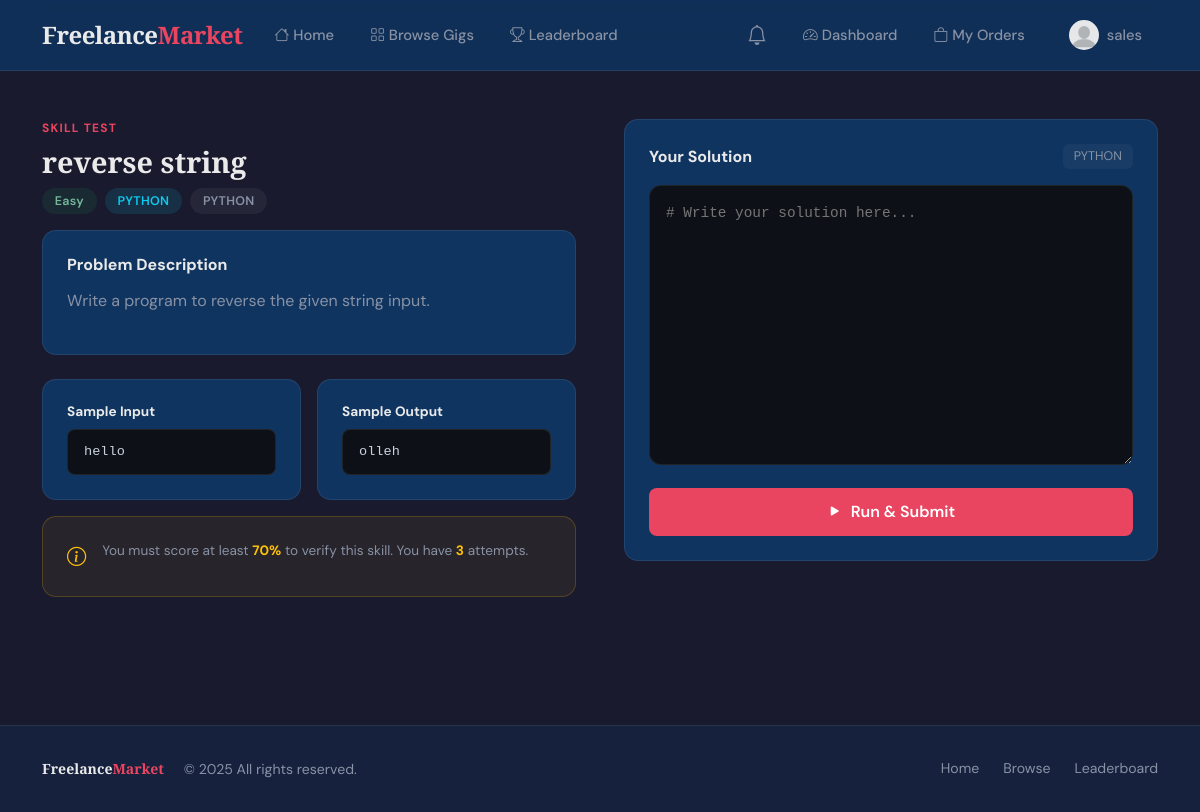
The app's page /accounts/coding-test/1/ (signed in) with its own data.
### accounts/models.py (models this page shows, shortened)
class User(AbstractUser):
    class Roles(models.TextChoices):
        BUYER = "buyer", "Buyer"
        SELLER = "seller", "Seller"
    role = models.CharField(
        max_length=10,
        choices=Roles.choices,
        default=Roles.BUYER,
        db_index=True
    )
    bio = models.TextField(null=True)  # null not needed for TextField
    profile_pic = models.ImageField(
        upload_to='profiles/',
        blank=True,
        null=True
    )
    created_at = models.DateTimeField(auto_now_add=True)
    updated_at = models.DateTimeField(auto_now=True)

class CodingProblem(models.Model):
    skill = models.ForeignKey(Skill, on_delete=models.CASCADE)
    problem_type = models.CharField(max_length=20,choices=[("backend", "Backend"),("frontend", "Frontend"),],default="backend")
    title = models.CharField(max_length=200)
    description = models.TextField()
    sample_input = models.TextField()
    sample_output = models.TextField()
    min_score = models.IntegerField(default=70)
    max_attempts = models.IntegerField(default=3)
    difficulty = models.CharField(max_length=10,choices=[("easy", "Easy"),("medium", "Medium"),("hard", "Hard"),],default="easy")
    language = models.CharField(max_length=20,choices=[("python", "Python"),("javascript", "JavaScript"),("cpp", "C++"),("java", "Java"),("html", "HTML"),("css", "CSS"),],default="python")

class Skill(models.Model):
    name = models.CharField(max_length=100, unique=True)

### accounts/views.py (the view, shortened to what this page needs)
# urls.py: path("coding-test/<int:problem_id>/", submit_code, name="coding_test"),
def submit_code(request, problem_id):
    problem = get_object_or_404(CodingProblem, id=problem_id)
    skill_name = problem.skill.name.lower()
    attempts = Submission.objects.filter(
        user=request.user,
        problem=problem
    ).count()
    if attempts >= problem.max_attempts:
        return render(request, "accounts/attempt_limit.html")
    return render(request, "problem_detail.html", {"problem": problem})

### templates/problem_detail.html (shortened to what this page needs)
{% extends 'base.html' %}
{% block content %}
<div class="container py-5">
    <div class="row g-5">
        <div class="col-lg-6">
            <div class="mb-3">
                <div class="section-label">Skill Test</div>
                <h1 style="font-family:var(--font-display);font-size:1.8rem;font-weight:900;">{{ problem.title }}</h1>
                <div class="d-flex gap-2 flex-wrap mt-2">
                    <span class="status-badge" style="{% if problem.difficulty == 'easy' %}background:rgba(25,135,84,0.15);color:#75b798;{% elif problem.difficulty == 'medium' %}background:rgba(255,193,7,0.15);color:#ffc107;{% else %}background:rgba(220,53,69,0.15);color:#ea868f;{% endif %}">{{ problem.difficulty|title }}</span>
                    <span class="status-badge" style="background:rgba(13,202,240,0.12);color:#0dcaf0;">{{ problem.language|upper }}</span>
                    <span class="status-badge" style="background:rgba(255,255,255,0.05);color:var(--text-muted);">{{ problem.skill.name }}</span>
                </div>
            </div>
            <div class="fm-card mb-4">
                <h6 style="font-weight:700;margin-bottom:0.8rem;">Problem Description</h6>
                <p style="color:var(--text-muted);line-height:1.7;white-space:pre-line;">{{ problem.description }}</p>
            </div>
            <div class="row g-3">
                <div class="col-6">
                    <div class="fm-card">
                        <h6 style="font-weight:700;font-size:0.85rem;margin-bottom:0.5rem;">Sample Input</h6>
                        <div class="sample-box">{{ problem.sample_input }}</div>
                    </div>
                </div>
                <div class="col-6">
                    <div class="fm-card">
                        <h6 style="font-weight:700;font-size:0.85rem;margin-bottom:0.5rem;">Sample Output</h6>
                        <div class="sample-box">{{ problem.sample_output }}</div>
                    </div>
                </div>
            </div>
            <div class="fm-card mt-3" style="background:rgba(255,193,7,0.06);border-color:rgba(255,193,7,0.2);">
                <div class="d-flex gap-3">
                    <i class="bi bi-info-circle" style="color:#ffc107;font-size:1.2rem;flex-shrink:0;margin-top:2px;"></i>
                    <div style="font-size:0.85rem;color:var(--text-muted);">
                        You must score at least <strong style="color:#ffc107;">{{ problem.min_score }}%</strong> to verify this skill.
                        You have <strong style="color:#ffc107;">{{ problem.max_attempts }}</strong> attempts.
                    </div>
                </div>
            </div>
        </div>
        <div class="col-lg-6">
            <div class="fm-card">
                <div class="d-flex align-items-center justify-content-between mb-3">
                    <h6 style="font-weight:700;margin:0;">Your Solution</h6>
                    <span style="font-size:0.78rem;color:var(--text-muted);background:rgba(255,255,255,0.04);padding:0.2rem 0.7rem;border-radius:6px;">{{ problem.language|upper }}</span>
                </div>
                <form method="post">
                    <textarea name="code" class="code-editor mb-3" placeholder="# Write your solution here...
"></textarea>
                    <button type="submit" class="btn btn-accent w-100" style="padding:0.75rem;font-size:1rem;">
                        <i class="bi bi-play-fill me-2"></i>Run & Submit
                    </button>
                </form>
            </div>
        </div>
    </div>
</div>
{% endblock %}

### templates/base.html (shortened to what this page needs)
<!DOCTYPE html>
<html lang="en">
<head>
    <link href="https://cdn.jsdelivr.net/npm/bootstrap@5.3.3/dist/css/bootstrap.min.css" rel="stylesheet">
    <link href="https://cdn.jsdelivr.net/npm/bootstrap-icons@1.11.3/font/bootstrap-icons.min.css" rel="stylesheet">
</head>
<body>
<nav class="navbar navbar-expand-lg">
    <div class="container">
        <a class="navbar-brand" href="{% url 'home' %}">Freelance<span>Market</span></a>
        <div class="collapse navbar-collapse" id="navMain">
            <ul class="navbar-nav me-auto gap-1">
                <li class="nav-item"><a class="nav-link" href="{% url 'home' %}"><i class="bi bi-house me-1"></i>Home</a></li>
                <li class="nav-item"><a class="nav-link" href="{% url 'gig_list' %}"><i class="bi bi-grid me-1"></i>Browse Gigs</a></li>
                {% if user.is_authenticated %}
                <li class="nav-item"><a class="nav-link" href="{% url 'leaderboard' %}"><i class="bi bi-trophy me-1"></i>Leaderboard</a></li>
                {% endif %}
            </ul>
            <ul class="navbar-nav gap-1 align-items-center">
                {% if user.is_authenticated %}
                    <li class="nav-item nav-badge">
                        <a class="nav-link" href="{% url 'notifications' %}">
                            <i class="bi bi-bell fs-5"></i>
                        </a>
                    </li>
                    <li class="nav-item"><a class="nav-link" href="{% url 'dashboard' %}"><i class="bi bi-speedometer2 me-1"></i>Dashboard</a></li>
                    {% if user.role == 'seller' %}
                    <li class="nav-item"><a class="nav-link" href="{% url 'create_gig' %}"><i class="bi bi-plus-circle me-1"></i>Post Gig</a></li>
                    <li class="nav-item"><a class="nav-link" href="{% url 'seller_orders' %}"><i class="bi bi-briefcase me-1"></i>My Orders</a></li>
                    {% else %}
                    <li class="nav-item"><a class="nav-link" href="{% url 'my_orders' %}"><i class="bi bi-bag me-1"></i>My Orders</a></li>
                    {% endif %}
                    <li class="nav-item dropdown ms-2">
                        <a class="nav-link d-flex align-items-center gap-2" href="#" data-bs-toggle="dropdown">
                            {% if user.profile_pic %}
                            <img src="{{ user.profile_pic.url }}" class="rounded-circle" width="30" height="30" style="object-fit:cover;">
                            {% else %}
                            <span style="width:30px;height:30px;border-radius:50%;background:var(--accent);display:inline-flex;align-items:center;justify-content:center;font-weight:700;font-size:0.8rem;">{{ user.username|first|upper }}</span>
                            {% endif %}
                            <span class="d-none d-lg-inline">{{ user.username }}</span>
                        </a>
                    </li>
                {% else %}
                    <li class="nav-item"><a class="nav-link" href="{% url 'login' %}">Login</a></li>
                    <li class="nav-item ms-2"><a class="btn btn-accent" href="{% url 'register' %}">Join Free</a></li>
                {% endif %}
            </ul>
        </div>
    </div>
</nav>
<main>
    {% block content %}{% endblock %}
</main>
<footer>
    <div class="container d-flex flex-column flex-md-row justify-content-between align-items-center gap-3">
        <div>
            <span style="font-family:var(--font-display);font-weight:900;color:var(--text-main);">Freelance<span style="color:var(--accent);">Market</span></span>
            <span class="ms-3">© 2025 All rights reserved.</span>
        </div>
        <div class="d-flex gap-4">
            <a href="{% url 'home' %}" class="text-decoration-none" style="color:var(--text-muted);">Home</a>
            <a href="{% url 'gig_list' %}" class="text-decoration-none" style="color:var(--text-muted);">Browse</a>
            <a href="{% url 'leaderboard' %}" class="text-decoration-none" style="color:var(--text-muted);">Leaderboard</a>
        </div>
    </div>
</footer>
</body>
</html>

### templates/base.html (style rules this page uses)
:root { --primary: #1a1a2e; --accent: #e94560; --accent2: #f5a623; --surface: #16213e; --card-bg: #0f3460; --text-main: #eaeaea; --text-muted: #8892a4; --border: rgba(255,255,255,0.08); --radius: 14px; --font-display: 'Playfair Display', serif; --font-body: 'DM Sans', sans-serif; }
*, *::before, *::after { box-sizing: border-box; margin:0; padding:0; }
body { font-family: var(--font-body); background: var(--primary); color: var(--text-main); min-height: 100vh; }
.navbar { background: rgba(15,52,96,0.85); backdrop-filter: blur(16px); border-bottom: 1px solid var(--border); padding: 0.75rem 0; position: sticky; top: 0; z-index: 1040; }
.navbar-brand { font-family: var(--font-display); font-size: 1.5rem; font-weight: 900; color: var(--text-main) !important; letter-spacing: -0.5px; }
.navbar-brand span { color: var(--accent); }
.nav-link { color: var(--text-muted) !important; font-weight: 500; font-size: 0.92rem; padding: 0.45rem 1rem !important; border-radius: 8px; transition: color 0.2s, background 0.2s; }
.nav-badge { position: relative; }
.btn-accent { background: var(--accent); color: #fff; border: none; border-radius: 8px; font-weight: 600; padding: 0.55rem 1.4rem; transition: opacity 0.2s, transform 0.15s; }
.fm-card { background: var(--card-bg); border: 1px solid var(--border); border-radius: var(--radius); padding: 1.5rem; transition: transform 0.2s, box-shadow 0.2s; }
.status-badge { display: inline-block; padding: 0.25rem 0.8rem; border-radius: 20px; font-size: 0.78rem; font-weight: 600; letter-spacing: 0.3px; }
footer { background: var(--surface); border-top: 1px solid var(--border); padding: 2rem 0; color: var(--text-muted); font-size: 0.88rem; margin-top: 5rem; }
.section-label { font-size: 0.75rem; font-weight: 700; text-transform: uppercase; letter-spacing: 1.2px; color: var(--accent); margin-bottom: 0.5rem; }

### templates/problem_detail.html (style rules this page uses)
.code-editor { background: #0d1117; border: 1px solid var(--border); border-radius: 12px; padding: 1rem; font-family: 'Courier New', monospace; font-size: 0.9rem; color: #c9d1d9; resize: vertical; min-height: 280px; width: 100%; line-height: 1.6; outline: none; }
.sample-box { background: #0d1117; border: 1px solid var(--border); border-radius: 8px; padding: 0.75rem 1rem; font-family: 'Courier New', monospace; font-size: 0.85rem; color: #c9d1d9; }

### records on screen
User: profile_pic (placeholder picture), username "sales"
CodingProblem: title "reverse string", difficulty "Easy", language "PYTHON", skill.name "PYTHON", description "Write a program to reverse the given string input.", sample_input "hello", sample_output "olleh", min_score "70", max_attempts "3"
